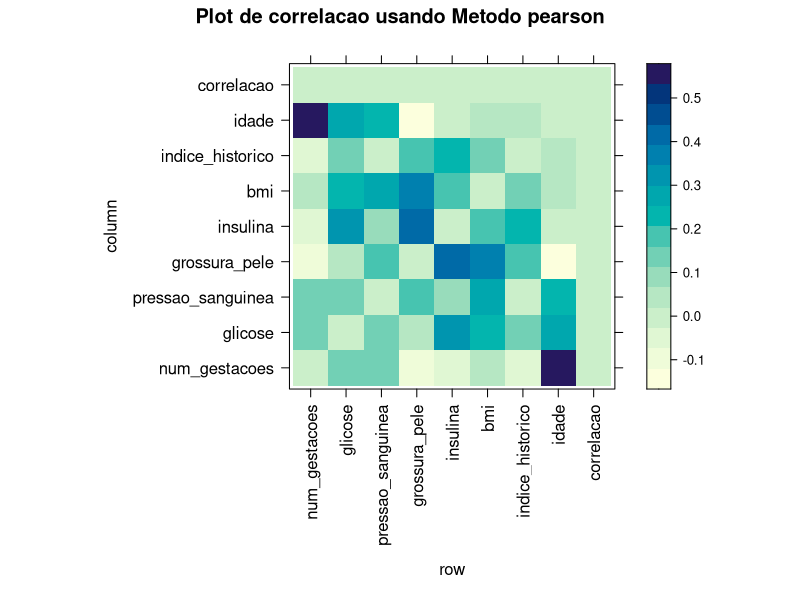
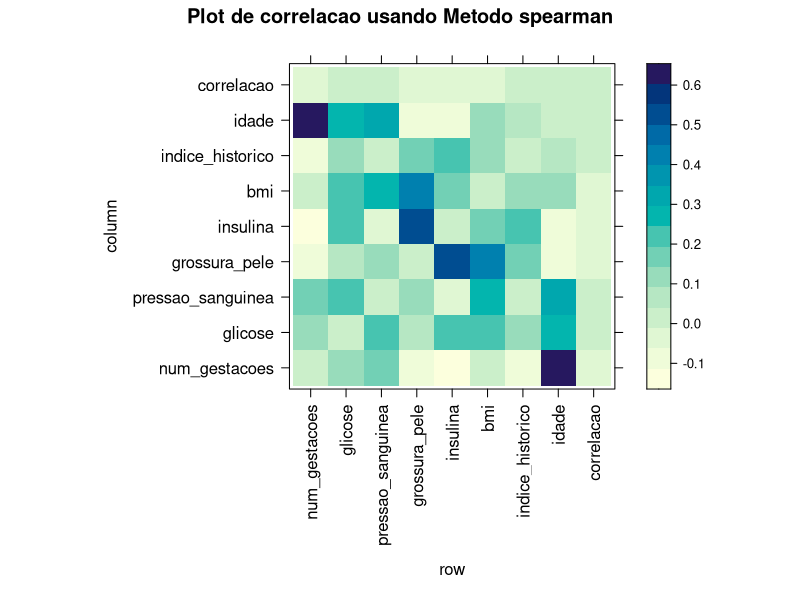

Source code (R) for these figures, in order: (Note: this script raises an error after producing the figures.)
getwd()
setwd("C:/Projetos/CompeticaoDSA_201901")

## Analise exploratoria dos dados

# Carregando os dados
df = read.csv('dataset_treino.csv', stringsAsFactors = F)

# Fazendo analise dos dados
head(df)
str(df)


cols <- c("num_gestacoes", "glicose", "pressao_sanguinea",
          "grossura_pele", "insulina", "bmi",
          "indice_historico", "idade", "correlacao")

# Verificando a correlacao entre as variaveis preditoras
df$correlacao <- df$classe - predict(lm(classe ~ ., data = df), newdata = df)

metodos <- c("pearson", "spearman")

cors <- lapply(metodos, function(method)(cor(df[, cols], method = method)))

head(cors)

require(lattice)
plot.cors <- function(x, labs) {
  diag(x) <- 0.0
  plot(levelplot(x, main = paste("Plot de correlacao usando Metodo", labs),
                 scales = list(x = list(rot = 90), cex = 1.0)))
}

Map(plot.cors, cors, metodos)

dim(df)
any(is.na(df))


cols2 <- c("num_gestacoes", "glicose", "pressao_sanguinea",
          "grossura_pele", "insulina", "bmi",
          "indice_historico", "idade")

# Normalizacao
normalizar <- function(df, variaveis){
  for (var in variaveis){
    df[[var]] <- scale(df[[var]], center = T, scale = T)
  }
  return(df)
}


df <- normalizar(df, cols2)

str(df)



# Dividindo os dados em treino e teste - 60:40
index <- sample(1:nrow(df), size = 0.6 * nrow(df))
dadosTreino <- df[index, ]
dadosTeste <- df[-index, ]

str(dadosTreino)
str(dadosTeste)

# Feature Selection
install.packages("Matrix")
install.packages("caret")
install.packages("randomForest")
library(caret)
library(randomForest)

# Funcao para selecao de variaveis
run.feature.selection <- function(num.iters = 10, feature.vars, class.var){
  set.seed(10)
  variable.sizes <- 1:10
  control <- rfeControl(functions = rfFuncs, method = "cv",
                        verbose = FALSE, returnResamp = "all",
                        number = num.iters)
  results.rfe <- rfe(x = feature.vars, y = class.var,
                     sizes = variable.sizes,
                     rfeControl = control)
  return(results.rfe)
}

# Executando a funcao
rfe.results <- run.feature.selection(feature.vars = dadosTreino[,-1], class.var = dadosTreino[,1])

# Visualizando os resultados
rfe.results


# Criando e avaliando o modelo
library(caret)
install.packages("ROCR")
library(ROCR)

# Separate feature and class variables
test.feature.vars <- dadosTeste[2:9]
test.class.var <- dadosTeste[,10]

# Construindo um modelo de regrssao logistica
formula.int <- "classe ~ ."
formula.int <- as.formula(formula.int)
lr.model <- glm(formula = formula.int, data = dadosTreino, family = "binomial")

# Visualizando o modelo
summary(lr.model)


# Testando o modelo nos dados de teste
lr.predictions <- predict(lr.model, dadosTeste, type = "response")
lr.predictions <- round(lr.predictions)

# Avaliando o modelo
confusionMatrix(table(data = lr.predictions, reference = test.class.var), positive = '1')


# Feature selection
formula <- "classe ~ num_gestacoes + bmi + glicose"
formula <- as.formula(formula)
lr.model.new <- glm(formula = formula, data = dadosTreino, family = "gaussian")

# Visualizando o modelo
summary(lr.model.new)

# Testando o modelo nos dados de teste
lr.predictions.new <- predict(lr.model.new, dadosTeste, type = "response")
lr.predictions.new <- round(lr.predictions.new)

# Avaliando o modelo
confusionMatrix(table(data = lr.predictions.new, reference = test.class.var), positive = '1')

?glm


############## Preparando para envio

dadosEnvio = read.csv("dataset_teste.csv", stringsAsFactors = F)


dadosEnvio <- normalizar(dadosEnvio, cols2)


dadosEnvio$classe <- predict(lr.model.new, dadosEnvio, type = "response")
str(dadosEnvio)
dadosEnvio$classe <- round(dadosEnvio$classe)
str(dadosEnvio)
dadosEnvioAlterado <- dadosEnvio[,-c(2:9)]
str(dadosEnvioAlterado)
dadosEnvioAlterado


write.csv(dadosEnvioAlterado, file = "data/Submission_v1.csv", sep = ",", row.names = FALSE)
